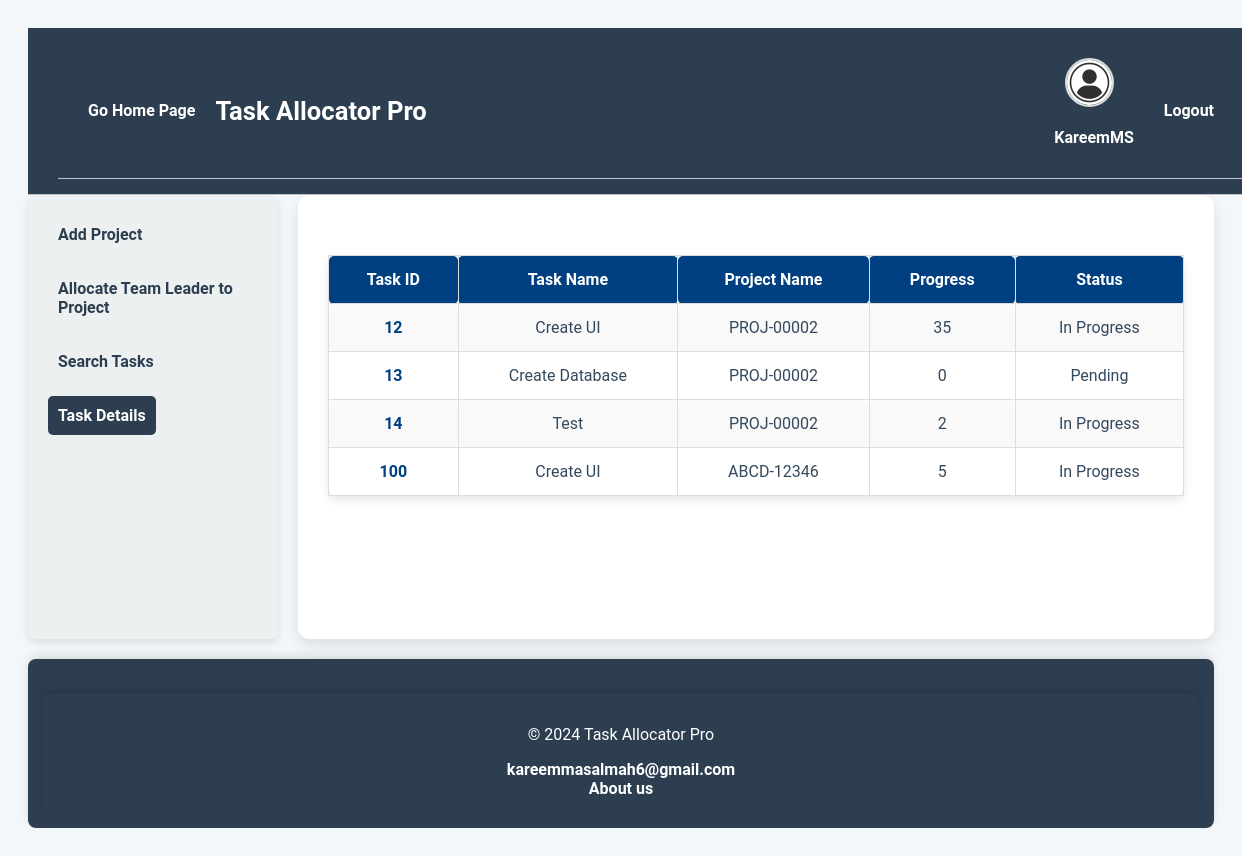
The page /taskDetails.php (signed in) on the database its author committed.
### tables this page shows
CREATE TABLE `tasks` (
  `id` int NOT NULL,
  `task_id` varchar(20) NOT NULL,
  `task_name` varchar(255) NOT NULL,
  `description` text NOT NULL,
  `project_id` varchar(20) NOT NULL,
  `start_date` date NOT NULL,
  `end_date` date NOT NULL,
  `effort` decimal(5,2) NOT NULL,
  `status` enum('Pending','In Progress','Completed') DEFAULT 'Pending',
  `priority` enum('Low','Medium','High') NOT NULL,
  `created_at` timestamp NULL DEFAULT CURRENT_TIMESTAMP,
  `updated_at` timestamp NULL DEFAULT CURRENT_TIMESTAMP ON UPDATE CURRENT_TIMESTAMP,
  `number_of_members` int DEFAULT '0',
  `contribution` int DEFAULT '0',
  `progress` int DEFAULT '0'
);

### taskDetails.php (the view, shortened to what this page needs)
<?php
require 'db.inc.php';
if ($_SESSION['user']['role'] === 'Team Member') {
   $stmt = $pdo->prepare('SELECT * FROM tasks t, task_assignments ta WHERE t.task_id = ta.task_id AND ta.user_id = ?');
    $stmt->execute([$_SESSION['user']['user_id']]);
    $tasks = $stmt->fetchAll();
} else if ($_SESSION['user']['role'] === 'Project Leader') {
    $stmt = $pdo->prepare('SELECT * FROM tasks t WHERE t.project_id IN (SELECT project_id FROM projects WHERE project_leader = ?)');
    $stmt->execute([$_SESSION['user']['user_id']]);
    $tasks = $stmt->fetchAll();
} else if ($_SESSION['user']['role'] === 'Manager') {
    $stmt = $pdo->prepare('SELECT * FROM tasks');
    $stmt->execute();
    $tasks = $stmt->fetchAll();
}
?>
<!DOCTYPE html>
<html lang="en">
<head>
    <link rel="stylesheet" href="./taskCreation.css">
</head>
<body>
    <header>
        <?php include './header.php'; ?>
    </header>
    <nav class="nav">
        <?php if ($_SESSION['user']['role'] === 'Manager'): ?>
            <a href="./addProject.php">Add Project</a>
            <a href="./allocateLeader.php">Allocate Team Leader to Project</a>
            <a href="./search.php">Search Tasks</a>
            <a href="./taskDetails.php" id="selected">Task Details</a>
        <?php endif; ?>
    </nav>
    <main class="main">
        <table>
            <th>Task ID</th>
            <th>Task Name</th>
            <th>Project Name</th>
            <th>Progress</th>
            <th>Status</th>
            <?php
            if (isset($tasks)) {
                foreach ($tasks as $task) {
                    echo '<tr>';
                    echo '<td><a href="./taskDetails2.php?taskId=' . $task["task_id"] . '">' . $task['task_id'] . '</a></td>';
                    echo '<td>' . $task['task_name'] . '</td>';
                    echo '<td>' . $task['project_id'] . '</td>';
                    echo '<td>' . $task['progress'] . '</td>';
                    echo '<td>' . $task['status'] . '</td>';
                    echo '</tr>';
                }
            }
            ?>
        </table>
    </main>
    <footer>
    </footer>
</body>
</html>

### taskCreation.css (style rules this page uses)
body { font-family: "Roboto", sans-serif; background-color: #f4f7fa; color: #333; display: grid; grid-template-areas: "header header" "nav main" "footer footer"; grid-template-rows: auto 1fr auto; grid-template-columns: 250px 1fr; height: 100vh; padding: 20px; }
header { grid-area: header; background-color: #333; color: #fff; padding: 10px 20px; text-align: center; }
footer { grid-area: footer; background-color: #2c3e50; color: white; text-align: center; padding: 15px; margin-top: 20px; border-radius: 8px; box-shadow: 0px -4px 8px rgba(0, 0, 0, 0.1); }
footer a { color: white; text-decoration: none; font-weight: bold; padding: 5px 10px; }
nav { grid-area: nav; background-color: #ecf0f1; padding: 20px; display: flex; flex-direction: column; align-items: flex-start; border-radius: 8px; box-shadow: 0px 4px 8px rgba(0, 0, 0, 0.1); }
nav a { display: block; color: #2c3e50; text-decoration: none; font-weight: 600; margin-bottom: 15px; padding: 10px; border-radius: 5px; transition: background-color 0.3s ease; }
nav a#selected { background-color: #2c3e50; color: white; }
main { grid-area: main; background-color: #fff; padding: 40px 30px; box-shadow: 0px 6px 15px rgba(0, 0, 0, 0.1); border-radius: 12px; margin-left: 20px; }
table { width: 100%; border-collapse: collapse; margin-top: 20px; background-color: #fff; border-radius: 8px; box-shadow: 0px 4px 8px rgba(0, 0, 0, 0.1); }
th, td { padding: 14px 20px; text-align: center; border: 1px solid #ddd; border-radius: 5px; }
th { background-color: #004080; color: white; font-weight: bold; text-align: center; }
td { color: #34495e; }
tr:nth-child(even) { background-color: #f9f9f9; }
table a { color: #004080; font-weight: bold; text-decoration: none; }

### header.css (style rules this page uses)
header { display: flex; justify-content: center; align-items: center; padding: 15px 30px; background-color: #2c3e50; color: white; font-size: 1.2rem; border-bottom: 1px solid #bdc3c7; width: 100%; }

### footer.css (style rules this page uses)
footer a { color: white; text-decoration: none; }

### header.php (style rules this page uses)
header { display: flex; justify-content: center; align-items: center; padding: 15px 30px; background-color: #2C3E50; color: white; font-size: 1.2rem; border-bottom: 1px solid #BDC3C7; width: 100%; }

### rows shown on the page
tasks: task "12", task_name "Create UI", project "PROJ-00002", progress "35", status "In Progress"
tasks: task "13", task_name "Create Database", project "PROJ-00002", progress "0", status "Pending"
tasks: task "14", task_name "Test", project "PROJ-00002", progress "2", status "In Progress"
tasks: task "100", task_name "Create UI", project "ABCD-12346", progress "5", status "In Progress"

### other values the page prints
$user['username'] "KareemMS"
